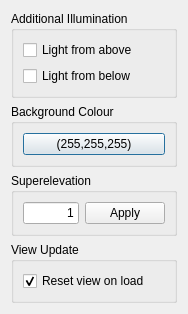
<?xml version="1.0" encoding="UTF-8"?>
<ui version="4.0">
 <class>VisPrefsDialog</class>
 <widget class="QDialog" name="VisPrefsDialog">
  <property name="geometry">
   <rect>
    <x>0</x>
    <y>0</y>
    <width>188</width>
    <height>296</height>
   </rect>
  </property>
  <property name="windowTitle">
   <string>Visualisation Settings</string>
  </property>
  <layout class="QVBoxLayout" name="verticalLayout_4">
   <item>
    <widget class="QGroupBox" name="LightBox">
     <property name="title">
      <string>Additional Illumination</string>
     </property>
     <layout class="QVBoxLayout" name="verticalLayout_2">
      <item>
       <widget class="QCheckBox" name="lightAboveBox">
        <property name="text">
         <string>Light from above</string>
        </property>
       </widget>
      </item>
      <item>
       <widget class="QCheckBox" name="lightBelowBox">
        <property name="text">
         <string>Light from below</string>
        </property>
       </widget>
      </item>
     </layout>
    </widget>
   </item>
   <item>
    <widget class="QGroupBox" name="ColorBox">
     <property name="title">
      <string>Background Colour</string>
     </property>
     <layout class="QVBoxLayout" name="verticalLayout">
      <item>
       <widget class="ColorPickerPushButton" name="bgColorButton">
        <property name="text">
         <string>(255,255,255)</string>
        </property>
       </widget>
      </item>
     </layout>
    </widget>
   </item>
   <item>
    <widget class="QGroupBox" name="SuperelevationBox">
     <property name="title">
      <string>Superelevation</string>
     </property>
     <layout class="QHBoxLayout" name="horizontalLayout">
      <item>
       <widget class="QLineEdit" name="superelevationLineEdit">
        <property name="sizePolicy">
         <sizepolicy hsizetype="Preferred" vsizetype="Fixed">
          <horstretch>0</horstretch>
          <verstretch>0</verstretch>
         </sizepolicy>
        </property>
        <property name="toolTip">
         <string>Specify the superelevation factor. Click on the button to apply.</string>
        </property>
        <property name="text">
         <string>1</string>
        </property>
        <property name="alignment">
         <set>Qt::AlignRight|Qt::AlignTrailing|Qt::AlignVCenter</set>
        </property>
       </widget>
      </item>
      <item>
       <widget class="QPushButton" name="superelevationPushButton">
        <property name="text">
         <string>Apply</string>
        </property>
       </widget>
      </item>
     </layout>
    </widget>
   </item>
   <item>
    <widget class="QGroupBox" name="ViewUpdateBox">
     <property name="title">
      <string>View Update</string>
     </property>
     <layout class="QVBoxLayout" name="verticalLayout_3">
      <item>
       <widget class="QCheckBox" name="loadShowAllCheckBox">
        <property name="toolTip">
         <string>Resizes view to show the entire scene when loading new data.</string>
        </property>
        <property name="text">
         <string>Reset view on load</string>
        </property>
        <property name="checked">
         <bool>true</bool>
        </property>
       </widget>
      </item>
     </layout>
    </widget>
   </item>
  </layout>
 </widget>
 <customwidgets>
  <customwidget>
   <class>ColorPickerPushButton</class>
   <extends>QPushButton</extends>
   <header>ColorPickerPushButton.h</header>
  </customwidget>
 </customwidgets>
 <resources/>
 <connections/>
</ui>
